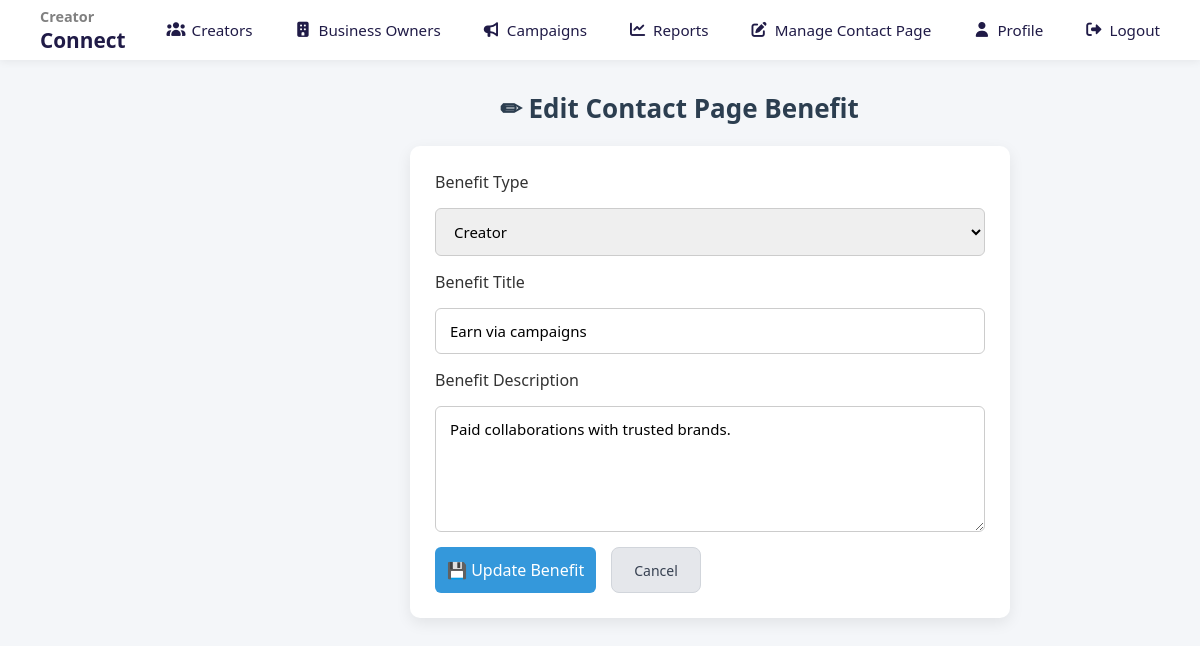
Page /Admin/edit_benefit.php?id=2 (signed in) on the committed database.
### tables this page shows
CREATE TABLE IF NOT EXISTS `contact_benefits` (
  `id` int NOT NULL AUTO_INCREMENT,
  `type` enum('creator','promoter') NOT NULL,
  `title` varchar(255) NOT NULL,
  `description` text NOT NULL,
  `created_at` timestamp NULL DEFAULT CURRENT_TIMESTAMP,
  PRIMARY KEY (`id`)
);

### Admin/edit_benefit.php (the view, shortened to what this page needs)
<?php
require_once __DIR__ . "/../Common Files/config.php";
$id = (int)$_GET['id'];
$stmt = $conn->prepare("SELECT * FROM contact_benefits WHERE id=?");
$stmt->bind_param("i", $id);
$stmt->execute();
$result = $stmt->get_result();
$benefit = $result->fetch_assoc();
?>
<!DOCTYPE html>
<html lang="en">
<head>
<link rel="stylesheet" href="manage_contact.css">
</head>
<body>
<?php include("../Common Files/navbar.php"); ?>
<h2>✏ Edit Contact Page Benefit</h2>
<div class="form-box">
<form method="post">
    <label>Benefit Type</label>
    <select name="type" required>
        <option value="creator" <?= $benefit['type']==='creator'?'selected':'' ?>>Creator</option>
    </select>
    <label>Benefit Title</label>
    <input type="text" name="title"
           value="<?= htmlspecialchars($benefit['title']) ?>" required>
    <label>Benefit Description</label>
    <textarea name="description" rows="5" required><?= htmlspecialchars($benefit['description']) ?></textarea>
    <div style="display:flex; gap:15px;">
        <button type="submit">💾 Update Benefit</button>
        <a href="manage_contact.php" class="cancel-btn">Cancel</a>
    </div>
</form>
</div>
</body>
</html>

### Admin/manage_contact.css (style rules this page uses)
* { margin: 0; padding: 0; box-sizing: border-box; font-family: "Segoe UI", Tahoma, Geneva, Verdana, sans-serif; }
body { background: #f4f6f9; color: #333; }
h2 { margin: 20px 0; font-size: 26px; color: #2c3e50; padding-left: 500px; padding-right: 100px; }
.form-box { background: #ffffff; padding: 25px; margin-left: 410px; border-radius: 10px; max-width: 600px; box-shadow: 0 5px 15px rgba(0,0,0,0.08); margin-bottom: 30px; }
.form-box form { display: flex; flex-direction: column; gap: 15px; }
.form-box select, .form-box input, .form-box textarea { width: 100%; padding: 12px 14px; border: 1px solid #ccc; border-radius: 6px; font-size: 15px; transition: 0.3s; }
.form-box textarea { resize: vertical; }
.form-box button { background: #3498db; color: #fff; border: none; padding: 12px; font-size: 16px; border-radius: 6px; cursor: pointer; transition: 0.3s; }
.cancel-btn { display: inline-flex; align-items: center; justify-content: center; padding: 10px 22px; background: #e5e7eb; color: #374151; font-size: 14px; font-weight: 500; border-radius: 8px; text-decoration: none; border: 1px solid #d1d5db; transition: all 0.25s ease; cursor: pointer; }

### Common Files/navbar.css (style rules this page uses)
* { margin: 0; padding: 0; box-sizing: border-box; font-family: "Segoe UI", sans-serif; }
body { padding-top: 70px; }

### rows in the picture
contact_benefits: type "Creator", title "Earn via campaigns", description "Paid collaborations with trusted brands."
